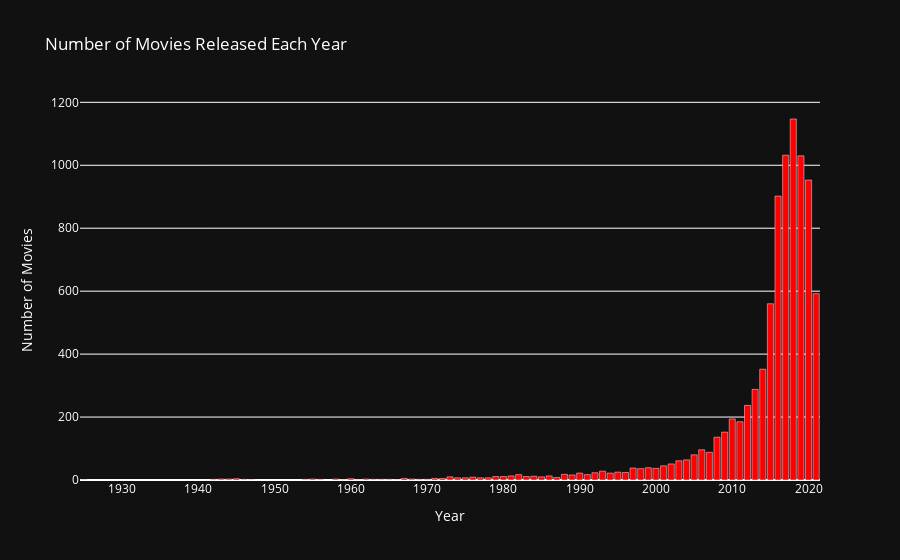

The notebook cell saved with this chart:
### Code cell
movie_counts = netflix_data['release_year'].value_counts().sort_index()
fig = go.Figure(data=go.Bar(x=movie_counts.index, y=movie_counts.values))
fig.update_layout(
    plot_bgcolor='rgb(17, 17, 17)',  
    paper_bgcolor='rgb(17, 17, 17)',  
    font_color='white', 
    title='Number of Movies Released Each Year',  
    xaxis=dict(title='Year'),  
    yaxis=dict(title='Number of Movies')
)
fig.update_traces(marker_color='red')
fig.show()

### Figure 1 — Plotly figure (JSON) as saved in the notebook; plotly's stock layout.template omitted (floating-point values rounded to 4 significant figures)
{"data": [{"marker": {"color": "red"}, "type": "bar", "x": [1925, 1942, 1943, 1944, 1945, 1946, 1947, 1954, 1955, 1956, 1958, 1959, 1960, 1961, 1962, 1963, 1964, 1965, 1966, 1967, 1968, 1969, 1970, 1971, 1972, 1973, 1974, 1975, 1976, 1977, 1978, 1979, 1980, 1981, 1982, 1983, 1984, 1985, 1986, 1987, 1988, 1989, 1990, 1991, 1992, 1993, 1994, 1995, 1996, 1997, 1998, 1999, 2000, 2001, 2002, 2003, 2004, 2005, 2006, 2007, 2008, 2009, 2010, 2011, 2012, 2013, 2014, 2015, 2016, 2017, 2018, 2019, 2020, 2021], "y": [1, 2, 3, 3, 4, 2, 1, 2, 3, 2, 3, 1, 4, 1, 3, 2, 2, 2, 1, 5, 3, 2, 2, 5, 5, 10, 7, 7, 9, 7, 7, 11, 11, 13, 17, 11, 12, 10, 13, 8, 18, 16, 22, 17, 23, 28, 22, 25, 24, 38, 36, 39, 37, 45, 51, 61, 64, 80, 96, 88, 136, 152, 194, 185, 237, 288, 352, 560, 902, 1032, 1147, 1030, 953, 592]}], "layout": {"autosize": true, "font": {"color": "white"}, "paper_bgcolor": "rgb(17, 17, 17)", "plot_bgcolor": "rgb(17, 17, 17)", "title": {"text": "Number of Movies Released Each Year"}, "xaxis": {"autorange": true, "range": [1924.0, 2022.0], "title": {"text": "Year"}, "type": "linear"}, "yaxis": {"autorange": true, "range": [0, 1207.0], "title": {"text": "Number of Movies"}, "type": "linear"}}}
